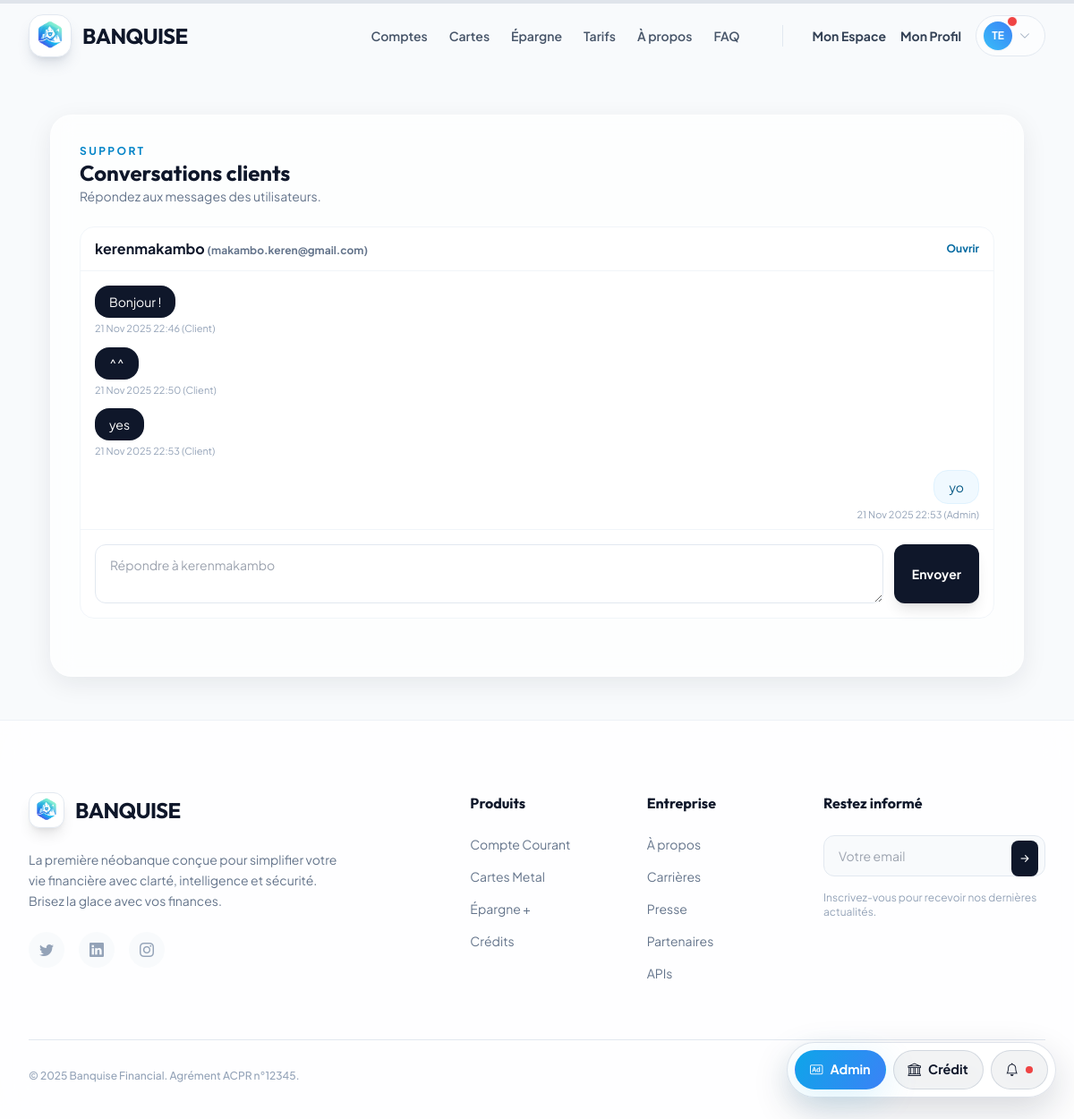
Screenshot of /support/admin-chat/ (signed in) with the database file from the repository.
### scoring/models.py (models this page shows, shortened)
class MessageSupport(models.Model):
    user = models.ForeignKey(User, on_delete=models.CASCADE, related_name='messages_support')
    contenu = models.TextField()
    est_admin = models.BooleanField(default=False)
    date_envoi = models.DateTimeField(auto_now_add=True)
    est_lu = models.BooleanField(default=False)
    class Meta:
        ordering = ['date_envoi']

### scoring/views.py (the view, shortened to what this page needs)
# urls.py: path('support/admin-chat/', views.chat_support_admin, name='chat_support_admin'),
@staff_member_required
def chat_support_admin(request):
    from django.db.models import Max
    filter_user = request.GET.get('user')
    base_threads = MessageSupport.objects.values('user').annotate(last=Max('date_envoi')).order_by('-last')
    conversations = []
    unread_count = Notification.objects.filter(user=request.user, est_lu=False).count()
    for t in base_threads:
        if filter_user and str(t['user']) != str(filter_user):
            continue
        user_obj = User.objects.filter(id=t['user']).first()
        msgs = MessageSupport.objects.filter(user_id=t['user']).order_by('date_envoi')
        conversations.append({'user': user_obj, 'messages': msgs})
    return render(request, 'scoring/chat_support_admin.html', {
        'conversations': conversations,
        'filter_user': filter_user,
        'unread_notifs': unread_count
    })

### templates/scoring/chat_support_admin.html (shortened to what this page needs)
{% extends "base.html" %}
{% block content %}
<div class="max-w-6xl mx-auto px-4 sm:px-6 lg:px-8 py-12">
    <div class="glass-panel p-6 md:p-8 rounded-3xl">
        <div class="flex items-center justify-between mb-6">
            <div>
                <p class="text-xs font-bold uppercase text-ice-600 tracking-[0.2em]">Support</p>
                <h1 class="text-2xl font-display font-bold text-slate-900">Conversations clients</h1>
                <p class="text-sm text-slate-500">Répondez aux messages des utilisateurs.</p>
            </div>
        </div>
        {% for convo in conversations %}
        <div class="mb-8 border border-slate-100 rounded-2xl bg-white/80" id="conv-{{ convo.user.id }}">
            <div class="flex items-center justify-between px-4 py-3 border-b border-slate-100">
                <div>
                    <p class="font-bold text-slate-900">{{ convo.user.username }} {% if convo.user.email %}<span class="text-xs text-slate-500">({{ convo.user.email }})</span>{% endif %}</p>
                </div>
                <a href="#conv-{{ convo.user.id }}" class="text-xs font-bold text-ice-700 hover:text-ice-900">Ouvrir</a>
            </div>
            <div class="p-4 space-y-3 max-h-72 overflow-y-auto">
                {% for msg in convo.messages %}
                <div class="max-w-xl {% if msg.est_admin %}ml-auto text-right{% endif %}">
                    <div class="inline-block px-4 py-2 rounded-2xl {% if msg.est_admin %}bg-ice-50 text-ice-800 border border-ice-100{% else %}bg-slate-900 text-white{% endif %}">
                        <p class="text-sm">{{ msg.contenu }}</p>
                    </div>
                    <p class="text-[11px] text-slate-400 mt-1">{{ msg.date_envoi|date:"d M Y H:i" }} {% if msg.est_admin %}(Admin){% else %}(Client){% endif %}</p>
                </div>
                {% empty %}
                <p class="text-slate-400 text-sm">Aucun message.</p>
                {% endfor %}
            </div>
            <form method="post" class="p-4 border-t border-slate-100 flex flex-col sm:flex-row gap-3">{% csrf_token %}
                <textarea name="message" rows="2" class="w-full px-4 py-3 rounded-xl border border-slate-200 focus:ring-2 focus:ring-ice-200 focus:border-ice-300 text-sm" placeholder="Répondre à {{ convo.user.username }}"></textarea>
                <button type="submit" class="px-5 py-3 rounded-xl bg-slate-900 text-white font-bold text-sm hover:-translate-y-0.5 transition-all duration-200 shadow-lg">Envoyer</button>
            </form>
        </div>
        {% empty %}
        <p class="text-slate-500 text-sm">Aucune conversation.</p>
        {% endfor %}
    </div>
</div>
{% endblock %}

### templates/base.html (shortened to what this page needs)
{% load static %}
<!DOCTYPE html>
<html lang="fr" class="scroll-smooth">
<head>
    <link rel="stylesheet" href="https://cdn.jsdelivr.net/npm/bootstrap-icons@1.11.3/font/bootstrap-icons.min.css">
    <script src="https://cdn.tailwindcss.com"></script>
    <link rel="stylesheet" href="{% static 'css/banquise.css' %}">
</head>
<body
    data-auth="{{ user.is_authenticated|yesno:'1,0' }}"
    class="text-slate-800 antialiased flex flex-col min-h-screen overflow-x-hidden selection:bg-ice-200 selection:text-ice-900">
    {% block navbar %}
    <nav id="main-nav" class="fixed w-full z-50 transition-all duration-300 border-b border-transparent top-0">
        <div class="max-w-7xl mx-auto px-4 sm:px-6 lg:px-8">
            <div class="flex justify-between items-center h-20">
                <a href="{% url 'home' %}" class="flex items-center gap-3 group relative z-50">
                    <div class="w-12 h-12 rounded-2xl overflow-hidden shadow-lg shadow-slate-500/20 group-hover:shadow-ice-500/30 group-hover:scale-105 transition-all duration-300 bg-white border border-slate-200">
                        <img src="{% static 'docs/logobanquise.png' %}" alt="Banquise" class="w-full h-full object-contain">
                    </div>
                    <span class="font-display font-bold text-2xl tracking-tight text-slate-900">BANQUISE</span>
                </a>
                <div class="hidden md:flex items-center gap-8">
                    <div class="flex items-center gap-6 mr-4">
                        <a href="{% url 'produits_comptes' %}"
                            class="text-sm font-semibold text-slate-600 hover:text-ice-600 transition-colors">Comptes</a>
                        <a href="{% url 'produits_cartes' %}"
                            class="text-sm font-semibold text-slate-600 hover:text-ice-600 transition-colors">Cartes</a>
                        <a href="{% url 'produits_epargne' %}"
                            class="text-sm font-semibold text-slate-600 hover:text-ice-600 transition-colors">Épargne</a>
                        <a href="{% url 'tarifs' %}"
                            class="text-sm font-semibold text-slate-600 hover:text-ice-600 transition-colors">Tarifs</a>
                        <a href="{% url 'a_propos' %}"
                            class="text-sm font-semibold text-slate-600 hover:text-ice-600 transition-colors">À
                            propos</a>
                        <a href="{% url 'support' %}"
                            class="text-sm font-semibold text-slate-600 hover:text-ice-600 transition-colors">FAQ</a>
                    </div>
                    {% if user.is_authenticated %}
                    <div class="flex items-center gap-4">
                        <a href="{% url 'dashboard' %}"
                            class="text-sm font-bold text-slate-700 hover:text-ice-600 transition-colors">Mon Espace</a>
                        <a href="{% url 'profil' %}"
                            class="text-sm font-bold text-slate-700 hover:text-ice-600 transition-colors">Mon Profil</a>
                        <div class="relative group">
                            <button
                                class="flex items-center gap-2 py-1.5 pl-2 pr-4 rounded-full bg-white/50 border border-slate-200 hover:bg-white hover:shadow-md transition-all">
                                <div
                                    class="relative w-8 h-8 rounded-full bg-gradient-to-tr from-ice-400 to-blue-500 flex items-center justify-center text-white shadow-sm">
                                    <span class="text-xs font-bold">{{ user.username|slice:":2"|upper }}</span>
                                    {% if unread_notifs and unread_notifs > 0 %}
                                    <span class="absolute -top-1.5 -right-1.5 w-3 h-3 rounded-full bg-red-500 border border-white"></span>
                                    {% endif %}
                                </div>
                                <i
                                    class="bi bi-chevron-down text-xs text-slate-400 group-hover:rotate-180 transition-transform"></i>
                            </button>
                        </div>
                    </div>
                    {% endif %}
                </div>
            </div>
        </div>
    </nav>
    {% endblock %}
    <main class="flex-grow w-full relative z-10 {% block main_padding %}pt-20{% endblock %}">
        {% block content %}{% endblock %}
    </main>
    {% block footer %}
    <footer class="bg-white/80 backdrop-blur-xl border-t border-slate-200/60 pt-20 pb-10 relative z-10">
        <div class="max-w-7xl mx-auto px-4 sm:px-6 lg:px-8">
            <div class="grid md:grid-cols-12 gap-12 mb-16">
                <div class="md:col-span-4 space-y-6">
                    <a href="{% url 'home' %}" class="flex items-center gap-3 group w-fit">
                        <div
                            class="w-10 h-10 rounded-xl bg-white border border-slate-200 flex items-center justify-center shadow-lg group-hover:shadow-ice-500/30 transition-all duration-300 overflow-hidden">
                            <img src="{% static 'docs/logobanquise.png' %}" alt="Banquise" class="w-full h-full object-contain">
                        </div>
                        <span class="font-display font-bold text-2xl tracking-tight text-slate-900">BANQUISE</span>
                    </a>
                    <p class="text-slate-500 text-sm leading-relaxed">
                        La première néobanque conçue pour simplifier votre vie financière avec clarté, intelligence et
                        sécurité. Brisez la glace avec vos finances.
                    </p>
                    <div class="flex gap-4">
                        <a href="#"
                            class="w-10 h-10 rounded-full bg-slate-50 text-slate-400 hover:bg-slate-900 hover:text-white flex items-center justify-center transition-all duration-300"><i
                                class="bi bi-twitter"></i></a>
                        <a href="#"
                            class="w-10 h-10 rounded-full bg-slate-50 text-slate-400 hover:bg-blue-600 hover:text-white flex items-center justify-center transition-all duration-300"><i
                                class="bi bi-linkedin"></i></a>
                        <a href="#"
                            class="w-10 h-10 rounded-full bg-slate-50 text-slate-400 hover:bg-pink-600 hover:text-white flex items-center justify-center transition-all duration-300"><i
                                class="bi bi-instagram"></i></a>
                    </div>
                </div>
                <div class="md:col-span-2 md:col-start-6">
                    <h4 class="font-display font-bold text-slate-900 mb-6">Produits</h4>
                    <ul class="space-y-4 text-sm text-slate-500">
                        <li><a href="{% url 'produits_comptes' %}" class="hover:text-ice-600 transition-colors">Compte
                                Courant</a></li>
                        <li><a href="{% url 'produits_cartes' %}" class="hover:text-ice-600 transition-colors">Cartes
                                Metal</a></li>
                        <li><a href="{% url 'produits_epargne' %}" class="hover:text-ice-600 transition-colors">Épargne
                                +</a></li>
                        <li><a href="{% url 'simulation' %}" class="hover:text-ice-600 transition-colors">Crédits</a>
                        </li>
                    </ul>
                </div>
                <div class="md:col-span-2">
                    <h4 class="font-display font-bold text-slate-900 mb-6">Entreprise</h4>
                    <ul class="space-y-4 text-sm text-slate-500">
                        <li><a href="{% url 'a_propos' %}" class="hover:text-ice-600 transition-colors">À propos</a>
                        </li>
                        <li><a href="{% url 'carrieres' %}" class="hover:text-ice-600 transition-colors">Carrières</a>
                        </li>
                        <li><a href="{% url 'presse' %}" class="hover:text-ice-600 transition-colors">Presse</a></li>
                        <li><a href="{% url 'partenaires' %}"
                                class="hover:text-ice-600 transition-colors">Partenaires</a></li>
                        <li><a href="{% url 'apis' %}" class="hover:text-ice-600 transition-colors">APIs</a></li>
                    </ul>
                </div>
                <div class="md:col-span-3">
                    <h4 class="font-display font-bold text-slate-900 mb-6">Restez informé</h4>
                    <div class="space-y-4">
                        <div class="relative">
                            <input type="email" placeholder="Votre email"
                                class="w-full px-4 py-3 bg-slate-50 border border-slate-200 rounded-xl focus:outline-none focus:border-ice-500 focus:ring-2 focus:ring-ice-500/20 text-sm">
                            <button
                                class="absolute right-2 top-1.5 p-1.5 bg-slate-900 text-white rounded-lg hover:bg-ice-600 transition-colors"><i
                                    class="bi bi-arrow-right-short text-lg"></i></button>
                        </div>
                        <p class="text-xs text-slate-400">Inscrivez-vous pour recevoir nos dernières actualités.</p>
                    </div>
                </div>
            </div>
            <div class="border-t border-slate-200 pt-8 flex flex-col md:flex-row justify-between items-center gap-4">
                <p class="text-slate-400 text-xs font-medium">© {% now "Y" %} Banquise Financial. Agrément ACPR n°12345.
                </p>
                <div class="flex gap-6 text-xs font-medium text-slate-500">
                    <a href="{% url 'mentions_legales' %}" class="hover:text-slate-900 transition-colors">Mentions
                        Légales</a>
                    <a href="{% url 'confidentialite' %}"
                        class="hover:text-slate-900 transition-colors">Confidentialité</a>
                    <a href="{% url 'cookies' %}" class="hover:text-slate-900 transition-colors">Cookies</a>
                </div>
            </div>
        </div>
    </footer>
    {% endblock %}
    {% if request.resolver_match and request.resolver_match.url_name != 'login' and request.resolver_match.url_name != 'register' and request.resolver_match.url_name != 'support' %}
    <div class="floating-dock flex">
        {% if user.is_authenticated %}
            {% if user.is_staff %}
            <a href="{% url 'admin_dashboard' %}" class="dock-btn primary"><i class="bi bi-badge-ad"></i> Admin</a>
            <a href="{% url 'admin_manage_credits' %}" class="dock-btn secondary"><i class="bi bi-bank"></i> Crédit</a>
            <a href="{% url 'notifications' %}" class="dock-btn secondary"><i class="bi bi-bell"></i>
                {% if unread_notifs and unread_notifs > 0 %}
                <span class="notification-dot"></span>
                {% endif %}
            </a>
            {% endif %}
        {% else %}
            <a href="{% url 'register' %}" class="dock-btn primary"><i class="bi bi-magic"></i> Créer un compte</a>
            <a href="{% url 'support' %}" class="dock-btn secondary"><i class="bi bi-question-circle"></i> Nous contacter</a>
        {% endif %}
    </div>
    {% endif %}
</body>
</html>

### rows the page displays
MessageSupport: contenu "Bonjour !", date_envoi "21 Nov 2025 22:46", est_admin "(Client)"
MessageSupport: contenu "^^", date_envoi "21 Nov 2025 22:50", est_admin "(Client)"
MessageSupport: contenu "yes", date_envoi "21 Nov 2025 22:53", est_admin "(Client)"
MessageSupport: contenu "yo", date_envoi "21 Nov 2025 22:53", est_admin "(Admin)"

### other values shown
{{ user.username|slice:":2"|upper }} "TE"
{{ convo.user.username }} "kerenmakambo"
{{ convo.user.email }} "makambo.keren@gmail.com"
